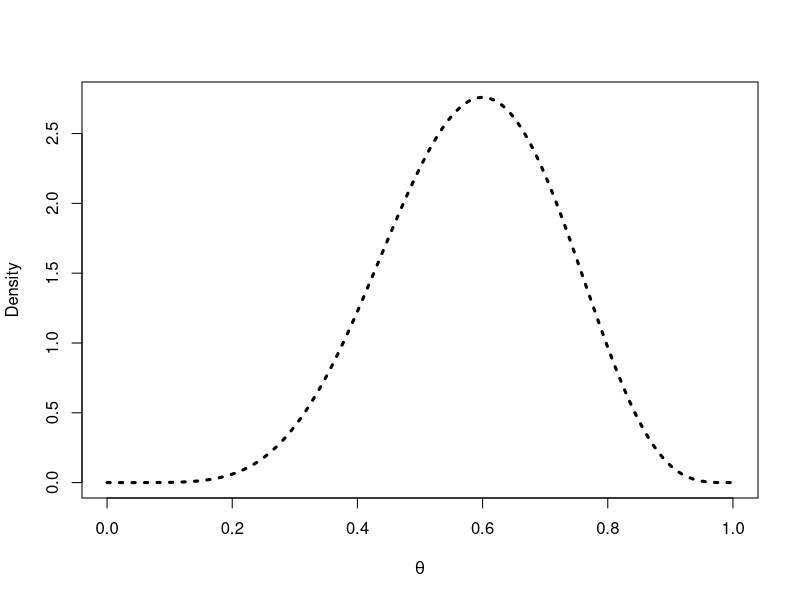
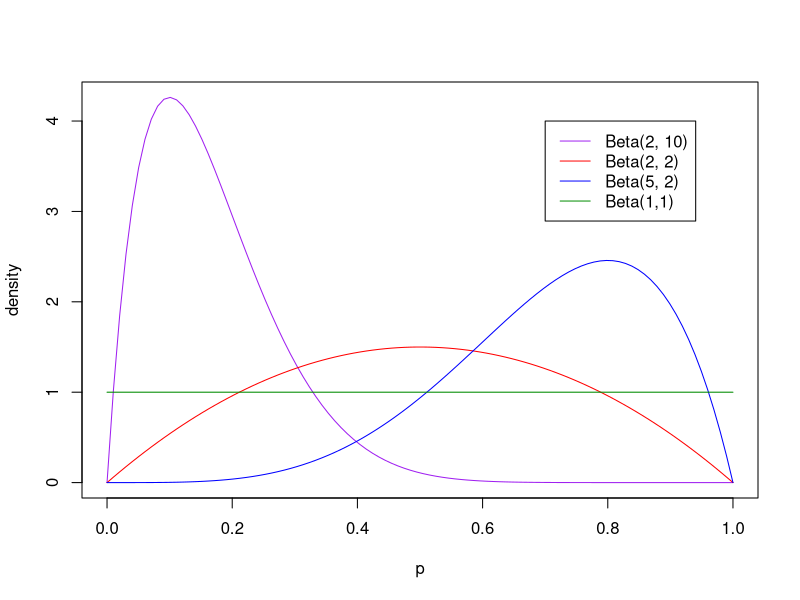
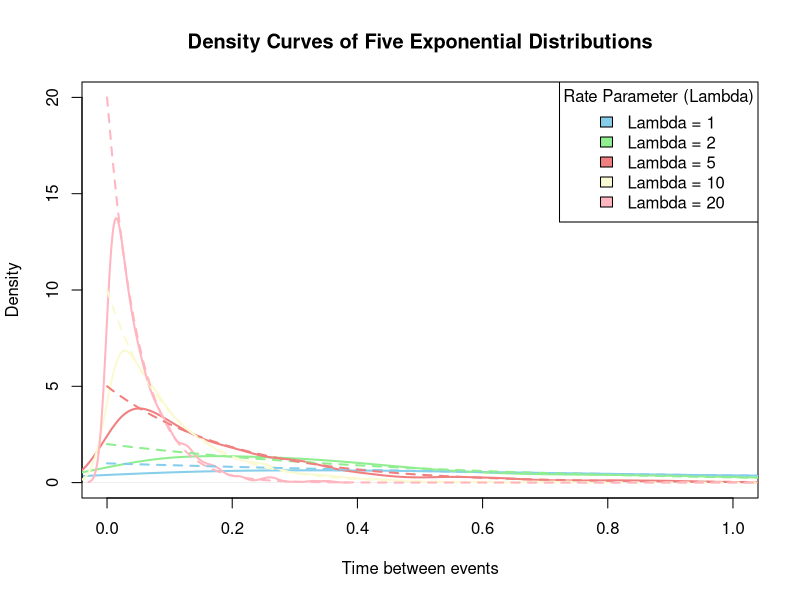

Write the R code that produced these figures, in order.
## ---- chunk 1
n <- 10
# Fixing values of a,b. Chosen skewed Beta.
# a = 21/8
# b = 0.04
a <- 0.25
b <- 0.25
th <- seq(0, 1, length = 500)
x <- 6
like <- dbeta(th, x + 1 , n - x + 1)
## ---- chunk 2
plot(th, like, type = "l", ylab = "Density",
     lty = 3, lwd = 3, xlab = expression(theta))
## ---- chunk 3
#define range
p = seq(0,1, length=100)

#plot several Beta distributions
plot(p, dbeta(p, 2, 10), ylab='density', type ='l', col='purple')
lines(p, dbeta(p, 2, 2), col='red') 
lines(p, dbeta(p, 5, 2), col='blue')
lines(p, dbeta(p, 1, 1), col='green4')

#add legend
legend(.7, 4, c('Beta(2, 10)','Beta(2, 2)','Beta(5, 2)','Beta(1,1)'),
       lty=c(1,1,1,1),col=c('purple', 'red', 'blue', 'green4'))

## ---- chunk 4
pbeta(0.8, shape1 = 4/3, shape2 = 2, lower.tail = FALSE)
## ---- chunk 5
# Set the random seed for reproducibility
set.seed(42)

# Parameters for the Exponential distributions (different lambda values)
lambdas <- c(1, 2, 5, 10, 20)  # Different rate parameters
n <- 1000  # Number of samples for each distribution

# Simulate data from the five Exponential distributions
data_list <- lapply(lambdas, function(lambda) rexp(n, rate = lambda))

# Create a color palette for the different distributions
colors <- c("skyblue", "lightgreen", "lightcoral", "lightgoldenrodyellow", "lightpink")

# Set up a plotting area for a single plot
plot(density(data_list[[1]]), col = colors[1], main = "Density Curves of Five Exponential Distributions",
     xlab = "Time between events", xlim = c(0, 1),
     ylim = c(0, 20), lwd = 2)

# Add density curves for the other four distributions on the same plot
for (i in 2:5) {
  lines(density(data_list[[i]]), col = colors[i], lwd = 2)
}

# Add the theoretical Exponential distribution curves for each rate
x_vals <- seq(0, max(sapply(data_list, max)), length.out = 1000)
for (i in 1:5) {
  lines(x_vals, dexp(x_vals, rate = lambdas[i]), col = colors[i], lwd = 2, lty = 2)
}

# Add a legend to identify the distributions
legend("topright", legend = paste("Lambda =", lambdas), fill = colors, title = "Rate Parameter (Lambda)")
